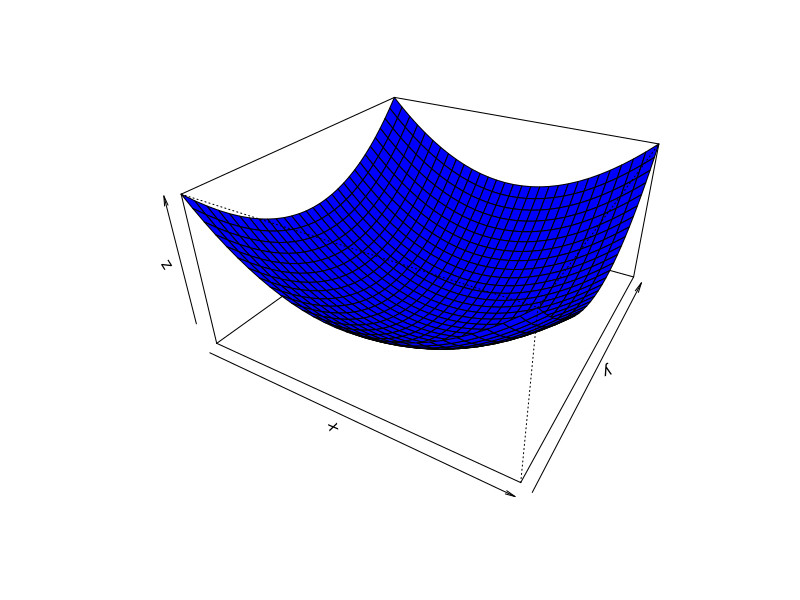

Reproduce this figure in R.
 # (1) The Obligatory Mathematical surface.
 #     Rotated sinc function.

x <- seq(-10, 10, length= 30)

y <- x

f <- function(x, y) { r <- 3*x^2+3*y^2; (r/200) }

z <- outer(x, y, f)

z[is.na(z)] <- 1

op <- par(bg = "white")

persp(x, y, z, theta = 30, phi = 30, expand = 0.5, col = "blue")


